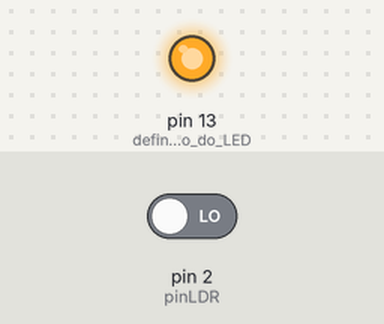
Simulated run of this sketch. Board: Arduino Uno, built with avr-gcc and run on an emulated ATmega328P. Parts: output pins drawn as LEDs (lit = HIGH). The inputs (shaded band) are chosen by the test bench; at power-on: pin 2 (pinLDR) LOW. Sleep ends after the set time or at an interrupt; what the sketch prints to the serial monitor is not drawn.

Above: at 0.1 s.
At 1.1 s:
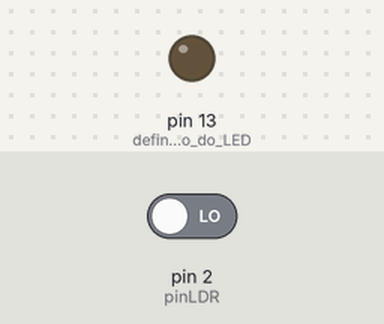
Timing chart, 0 to 2.6 s (numbered marks = the images above):
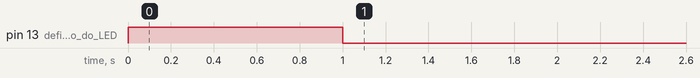

The sketch:

LDR_sleep_LED.ino
```cpp
#include <avr/sleep.h> //Biblioteca Sleep

#define pinLDR 2 //pino do LDR

void setup() {
  pinMode(13, OUTPUT); //define pino do LED
  pinMode(pinLDR, INPUT); //define pino do LDR
  Serial.begin(9600); // Inicia monitor serial
}

void loop() {
  int luz = digitalRead(pinLDR); //salva o valor lido na variável
  Serial.println(luz); //printa a informação lida
  digitalWrite(13, HIGH); //desliga o LED
  delay(1000);
  sleep(); //ativa a função sleep
}

void ldr() {
  sleep_disable(); //desabilita o modo sleep
  detachInterrupt(0); //desativa o pino de interrupção
}

void sleep(){
  set_sleep_mode(SLEEP_MODE_PWR_DOWN); //ativa o modo sleep
  sleep_enable();
  digitalWrite(13, LOW); //liga o led
  attachInterrupt(digitalPinToInterrupt(pinLDR), ldr, CHANGE); //Interrupção "mudança" no pinLDR, vai ativar a função ldr.
  sleep_cpu();
}
```

Measured:
- by itself, pin 13 (define_pino_do_LED): LOW → HIGH at 0.00 s, → LOW 1.0 s later
